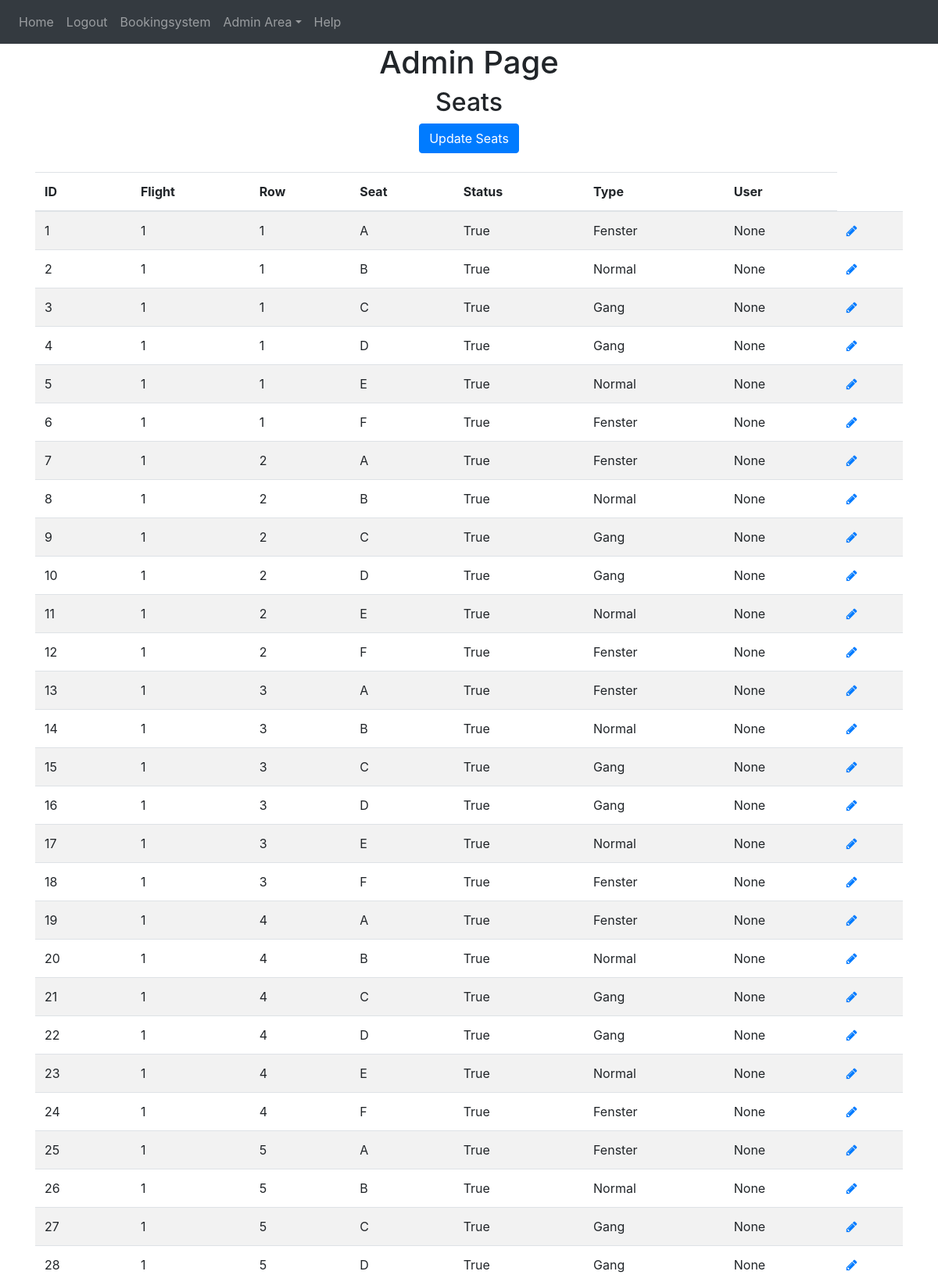
Screenshot of /admin-area/seats (signed in, upper part) with the database file from the repository.
### website/models.py (models this page shows)
class Seat(db.Model):
    id = db.Column(db.Integer, primary_key=True)
    flight = db.Column(db.String(10))
    seat_row = db.Column(db.String(5))
    seat_column = db.Column(db.String(5))
    seat_status = db.Column(db.String(10))
    seat_type = db.Column(db.String(10))
    seat_unique = db.Column(db.String(20), unique=True)
    user_id = db.Column(db.Integer, db.ForeignKey('user.id'))

### website/admin.py (the view)
@admins.route('/seats', methods=['GET', 'POST'])
@login_required
def admin_seats():
    if current_user.role == 'admin':
        seats = Seat.query.all()
        return render_template('admin_seats.html', user=current_user, seats=seats)
    else:
        flash('You need do be an Admin to access!!', category='error')
        return redirect(url_for('views.home'))

### website/__init__.py (called while the page is built)
def create_app():
    from .views import views
    from .auth import auth
    from .admin import admins
    from .models import User, Seat
    app = Flask(__name__)
    app.config['SECRET_KEY'] = 'hjshjhdjah kjshkjdhjs'
    app.config['SQLALCHEMY_DATABASE_URI'] = f'sqlite:///{DB_NAME}'
    app.config['FLASK_ADMIN_SWATCH'] = 'cerulean'
    app.register_blueprint(views, url_prefix='/')
    app.register_blueprint(auth, url_prefix='/')
    app.register_blueprint(admins, url_prefix='/admin-area')
    db.init_app(app)
    create_database(app)
    login_manager = LoginManager()
    login_manager.login_view = 'auth.login'
    login_manager.init_app(app)
    @login_manager.user_loader
    def load_user(id):
        return User.query.get(int(id))
    return app

### website/templates/admin_seats.html
{% extends "base.html" %} {% block title %}Admin{% endblock %}
{% block content%}
<h1 align="center">Admin Page</h1>
<h2 align="center">Seats</h2>
<form method="POST" align="center">
<a class="btn btn-primary link" href="/admin-area/update-flights" >Update Seats</a>
</form>
<br>
<table class="table table-striped" id="users">
    <thead>
        <tr>
        <th scope="col">ID</th>
        <th scope="col">Flight</th>
        <th scope="col">Row</th>
        <th scope="col">Seat</th>
        <th scope="col">Status</th>
        <th scope="col">Type</th>
        <th scope="col">User</th>
        </tr>
    </thead>
    <tbody>
        {% for seat in seats %}
        <tr>
        <td>{{seat.id}}</td>
        <td>{{seat.flight}} </td>
        <td>{{seat.seat_row}}</td>
        <td>{{seat.seat_column}}</td>
        <td>{{seat.seat_status}}</td>
        <td>{{seat.seat_type}}</td>
        <td>{{seat.user_id}}</td>
        <td><a class="icon" href="{{url_for('admins.update_seat', id=seat.id)}}" >
            <span class="fa fa-pencil glyphicon glyphicon-pencil"></span></a></td>
        </tr>
        {% endfor %}
    </tbody>
{% endblock %}

### website/templates/base.html (shortened to what this page needs)
<!DOCTYPE html>
<html>
  <head>
    <link
      rel="stylesheet"
      href="https://cdn.jsdelivr.net/npm/bootstrap@4.0.0/dist/css/bootstrap.min.css"
/>
    <link
      rel="stylesheet"
      href="https://stackpath.bootstrapcdn.com/font-awesome/4.7.0/css/font-awesome.min.css"
/>
  </head>
  <body>
    <nav class="navbar navbar-expand-lg navbar-dark bg-dark">
      <div class="collapse navbar-collapse" id="navbar">
        <div class="navbar-nav" role="tablist">
          {% if user.is_authenticated %}
          <a class="nav-item nav-link" id="home" href="/">Home</a>
          <a class="nav-item nav-link" id="logout" href="/logout">Logout</a>
          <a class="nav-item nav-link" id="bookingsystem" href="/bookingsystem">Bookingsystem</a>
            {% if current_user.role == 'admin' %}
            <a class="nav-item dropdown">
              <a class="nav-link dropdown-toggle" data-toggle="dropdown" id="admin-area">Admin Area</a>
            </a>
            {% endif %}
          <a class="nav-item nav-link" id="help" href="/help">Help</a>
          {% else %}
          <a class="nav-item nav-link" id="login" href="/login">Login</a>
          <a class="nav-item nav-link" id="signUp" href="/sign-up">Sign Up</a>
          {% endif %}
        </div>
      </div>
    </nav>
    <div class="container">{% block content %} {% endblock %}</div>
  </body>
</html>

### rows the page displays
Seat: id "1", flight "1", seat_row "1", seat_column "A", seat_status "True", seat_type "Fenster", user_id "None"
Seat: id "2", flight "1", seat_row "1", seat_column "B", seat_status "True", seat_type "Normal", user_id "None"
Seat: id "3", flight "1", seat_row "1", seat_column "C", seat_status "True", seat_type "Gang", user_id "None"
Seat: id "4", flight "1", seat_row "1", seat_column "D", seat_status "True", seat_type "Gang", user_id "None"
Seat: id "5", flight "1", seat_row "1", seat_column "E", seat_status "True", seat_type "Normal", user_id "None"
Seat: id "6", flight "1", seat_row "1", seat_column "F", seat_status "True", seat_type "Fenster", user_id "None"
Seat: id "7", flight "1", seat_row "2", seat_column "A", seat_status "True", seat_type "Fenster", user_id "None"
Seat: id "8", flight "1", seat_row "2", seat_column "B", seat_status "True", seat_type "Normal", user_id "None"
Seat: id "9", flight "1", seat_row "2", seat_column "C", seat_status "True", seat_type "Gang", user_id "None"
Seat: id "10", flight "1", seat_row "2", seat_column "D", seat_status "True", seat_type "Gang", user_id "None"
Seat: id "11", flight "1", seat_row "2", seat_column "E", seat_status "True", seat_type "Normal", user_id "None"
Seat: id "12", flight "1", seat_row "2", seat_column "F", seat_status "True", seat_type "Fenster", user_id "None"
Seat: id "13", flight "1", seat_row "3", seat_column "A", seat_status "True", seat_type "Fenster", user_id "None"
Seat: id "14", flight "1", seat_row "3", seat_column "B", seat_status "True", seat_type "Normal", user_id "None"
Seat: id "15", flight "1", seat_row "3", seat_column "C", seat_status "True", seat_type "Gang", user_id "None"
Seat: id "16", flight "1", seat_row "3", seat_column "D", seat_status "True", seat_type "Gang", user_id "None"
Seat: id "17", flight "1", seat_row "3", seat_column "E", seat_status "True", seat_type "Normal", user_id "None"
Seat: id "18", flight "1", seat_row "3", seat_column "F", seat_status "True", seat_type "Fenster", user_id "None"
Seat: id "19", flight "1", seat_row "4", seat_column "A", seat_status "True", seat_type "Fenster", user_id "None"
Seat: id "20", flight "1", seat_row "4", seat_column "B", seat_status "True", seat_type "Normal", user_id "None"
Seat: id "21", flight "1", seat_row "4", seat_column "C", seat_status "True", seat_type "Gang", user_id "None"
Seat: id "22", flight "1", seat_row "4", seat_column "D", seat_status "True", seat_type "Gang", user_id "None"
Seat: id "23", flight "1", seat_row "4", seat_column "E", seat_status "True", seat_type "Normal", user_id "None"
Seat: id "24", flight "1", seat_row "4", seat_column "F", seat_status "True", seat_type "Fenster", user_id "None"
Seat: id "25", flight "1", seat_row "5", seat_column "A", seat_status "True", seat_type "Fenster", user_id "None"
Seat: id "26", flight "1", seat_row "5", seat_column "B", seat_status "True", seat_type "Normal", user_id "None"
Seat: id "27", flight "1", seat_row "5", seat_column "C", seat_status "True", seat_type "Gang", user_id "None"
Seat: id "28", flight "1", seat_row "5", seat_column "D", seat_status "True", seat_type "Gang", user_id "None"
